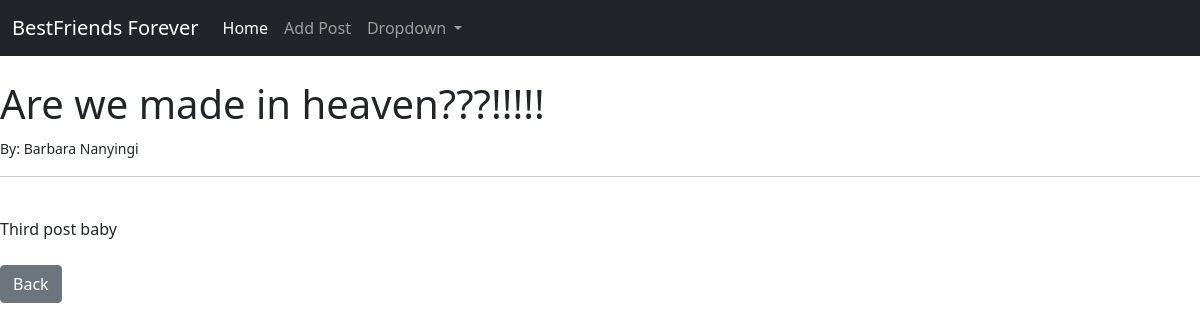
Page /article/3 on the committed database.
### theblog/models.py (models this page shows, shortened)
class Post(models.Model):
     title = models.CharField(max_length=255)
     title_tag = models.CharField(max_length=255)
     author = models.ForeignKey(User, on_delete=models.CASCADE)
     body = models.TextField()

### theblog/views.py (the view)
# urls.py: path('article/<int:pk>', ArticleDetailView.as_view(), name='article'),
class ArticleDetailView(DetailView):
    model = Post
    template_name = 'article.html'

### theblog/templates/article.html (shortened to what this page needs)
{% extends 'base.html' %}
{% block content %}
<h1>{{ post.title }}</h1>
<small> By: {{post.author.first_name}} {{post.author.last_name}} </small><br/>
<hr>
<br/>
{{ post.body }}
<br/><br/>
<a href="{%url 'home' %}" class="btn btn-secondary"> Back </a>
{% endblock %}

### rows in the picture
Post: title "Are we made in heaven???!!!!!", author.first_name "Barbara", author.last_name "Nanyingi", body "Third post baby"
